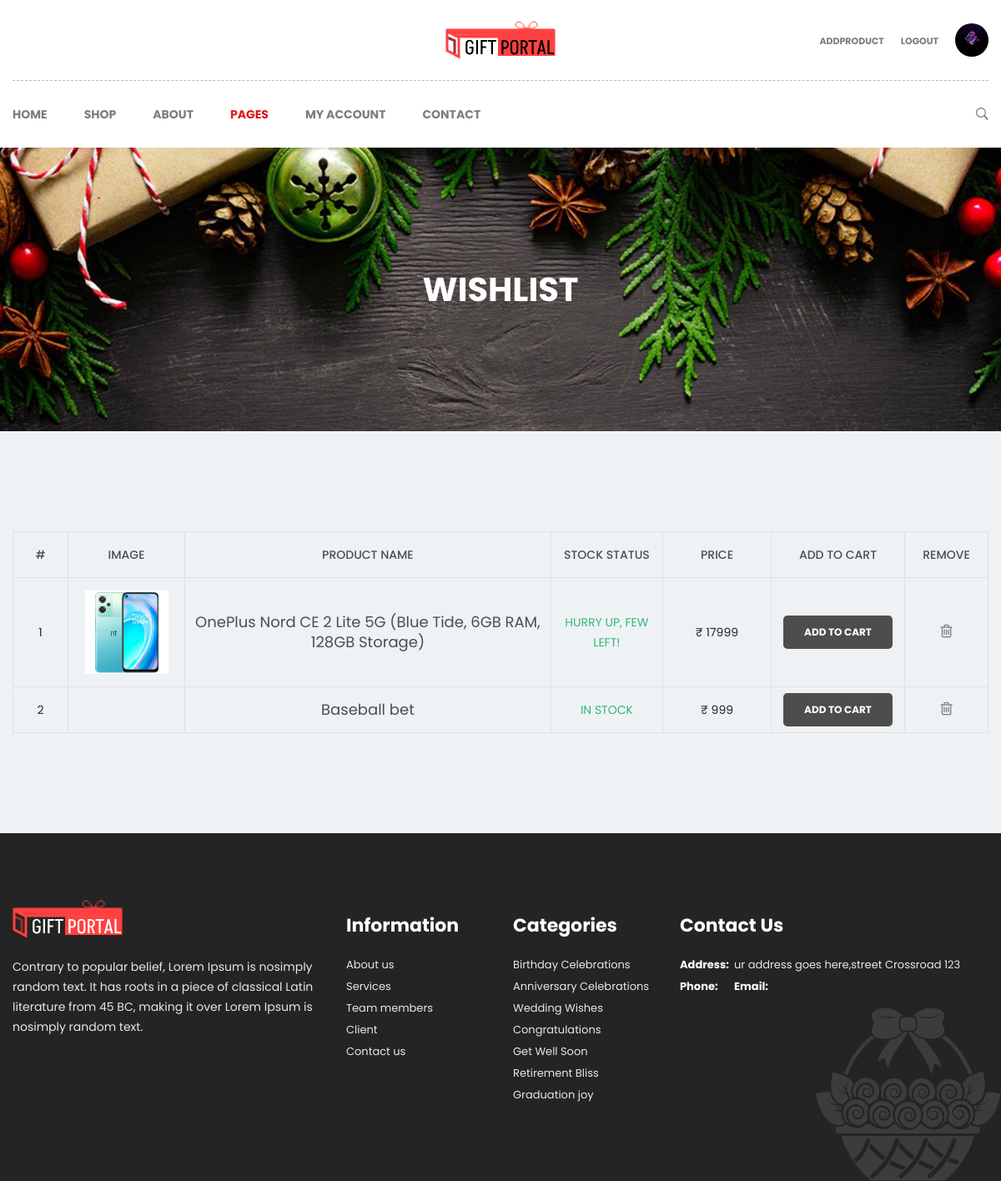
The page /wishlist (signed in) on the database its author committed.
### giftapp/models.py (models this page shows, shortened)
class usertable(models.Model):
    u_name=models.CharField(max_length=20)
    u_email=models.CharField(max_length=20)
    u_password=models.CharField(max_length=25)
    u_phone=models.BigIntegerField()
    u_status=models.IntegerField(choices=U_STATUS, default=0)
    u_image=models.ImageField()
    u_type=models.CharField(max_length=10)
    dob=models.DateField()
    is_verified=models.BooleanField(default=False)
    comments=models.CharField(max_length=100, default="")
    u_address=models.TextField(default="")
    def user_photo(self):
       return mark_safe('<img src="{}" width="100"/>'.format(self.u_image.url))
    user_photo.allow_tags = True

class wishlist(models.Model):
    u_id = models.ForeignKey(usertable, on_delete=models.CASCADE)
    p_id = models.ForeignKey(producttable, on_delete=models.CASCADE)
    created_at = models.DateTimeField(auto_now_add=True)

class producttable(models.Model):
    catid = models.ForeignKey(categorytable, on_delete=models.CASCADE)
    stockist_id = models.ForeignKey(usertable, on_delete=models.CASCADE)
    p_name=models.CharField(max_length=15)
    p_description=models.CharField(max_length=25)
    p_image=models.ImageField()
    p_quantity=models.IntegerField()
    p_price=models.BigIntegerField()
    p_status=models.IntegerField(choices=PRODUCT_STATUS, default=0)

### giftapp/views.py (the view)
# urls.py: path("wishlist", views.wishList, name="wishlist"),
def wishList(request):
    dataOfWish = wishlist.objects.filter(u_id=request.session.get('u_id'))
    return render(request, "wishlist.html", {'data':dataOfWish})

### giftapp/context_processors.py (called while the page is built)
def user_data(request):
    user_id = request.session.get('u_id')
    seller=False
    user_data = None
    if user_id:
        try:
            user_data = usertable.objects.get(id=user_id)
            if user_data.u_type=="seller":
                seller=True
        except usertable.DoesNotExist:
            pass
    return {'user_data': user_data,
            'seller':seller}

### giftapp/templates/wishlist.html (shortened to what this page needs)
<!doctype html>
{% load static %}
<html class="no-js" lang="en">
    <head>
        <link rel="stylesheet" href="{% static 'css/bootstrap.min.css' %}" />
        <link rel="stylesheet" href="{% static 'css/font-awesome.min.css' %}" />
        <link rel="stylesheet" href="{% static 'css/ionicons.min.css' %}" />
        <link rel="stylesheet" href="{% static 'css/plugins.css' %}" />
        <link rel="stylesheet" href="{% static "style.css" %}" />
    </head>
<body>
<div id="main-wrapper" class="section">
    {% include 'includes/header.html' %}
    <div class="page-banner-section section" style="background-image: url({% static "img/bg/page-banner.jpg" %})">
        <div class="container">
            <div class="row">
                <div class="page-title text-center col">
                    <h1>Wishlist</h1>
                </div>
            </div>
        </div>
    </div>
    <div class="wishlist-section section pt-120 pb-90">
        <div class="container">
            <div class="row">
                <div class="col-12">
                    <div class="table-responsive mb-30">
                        <table class="table cart-table text-center">
                            <thead>
                                <tr>
                                    <th class="number">#</th>
                                    <th class="image">image</th>
                                    <th class="name">product name</th>
                                    <th class="qty">stock status</th>
                                    <th class="price">price</th>
                                    <th class="total">add to cart</th>
                                    <th class="remove">remove</th>
                                </tr>
                            </thead>
                            <tbody>
                                {%if data%}
                                {% for wishData in data %}
                                    <tr>
                                    <td><span class="cart-number">{{forloop.counter}}</span></td>
                                    <td><a href="product-details/{{wishData.p_id.id}}" class="cart-pro-image"><img src="/media/{{wishData.p_id.p_image}}" alt="" /></a></td>
                                    <td><a href="product-details/{{wishData.p_id.id}}" class="cart-pro-title">{{wishData.p_id.p_name}}</a></td>
                                    <td><p class="stock in-stock">
                                        {% if wishData.p_id.p_quantity <= 0 %}
                                            not in stock
                                        {%elif wishData.p_id.p_quantity <= 15 %}
                                            hurry up, few left!
                                        {%else%}
                                            in stock
                                        {% endif %}
                                    </p></td>
                                    <td><p class="cart-pro-price">₹ {{wishData.p_id.p_price}}</p></td>
                                    <td><button class="wl-add-cart-btn">add to cart</button></td>
                                    <td>
                                        <a href="deletewishlistitem/{{wishData.id}}">
                                            <button class="cart-pro-remove"><i class="fa fa-trash-o"></i></button>
                                        </a>
                                    </td>
                                </tr>
                                {% endfor %}
                                {%else%}
                                <tr>
                                    <td colspan="7">No Wish Yet.</td>
                                </tr>
                                {%endif%}
                            </tbody>
                        </table>
                    </div>
                </div>
            </div>
        </div>
    </div>
    {% include 'includes/footer.html' %}
</div>
</body>
</html>

### giftapp/templates/includes/header.html (shortened to what this page needs)
<!DOCTYPE html>
{% load static %}
<html class="no-js" lang="en">
  <head>
    <link rel="stylesheet" href="{% static 'css/bootstrap.min.css' %}" />
    <link rel="stylesheet" href="{% static 'css/font-awesome.min.css' %}" />
    <link rel="stylesheet" href="{% static 'css/ionicons.min.css' %}" />
    <link rel="stylesheet" href="{% static 'css/plugins.css' %}" />
    <link rel="stylesheet" href="{% static "style.css" %}" />
  </head>
  <body>
    <div id="main-wrapper" class="section">
    <div class="header-section section">
        <div class="account-menu header-top">
          <div class="container">
            <div class="row">
              <div class="col">
                <div class="header-top-wrapper">
                  <div class="row">
                    <div class="header-social col-md-4 col-12">
                            </div>
                    <div class="header-logo col-md-4 col-12">
                      <a href="/" class="logo"
                        ><img src="{% static '/img/logo.svg' %}" alt="logo" /></a
                      >
                    </div>
                    <div class="account-menu user-menu col-md-4 col-12">
                      <ul>
                        {%if request.session.u_id is not None%}
                        {% if seller %}
                        <li><a href="/addproduct">addproduct</a></li>
                        {% else %}
                        <li><a href="/wishlist">Wishlist</a></li>
                        {% endif %}
                        <li><a href="/logout">Logout</a></li>
                        {%endif%}
                        {%if user_data is not None%}
                        <li>
                          <img src="/media/{{user_data.u_image}}" class="u_image" alt="" srcset="">
                         </li>
                         {%endif%}
                      </ul>
                    </div>
                  </div>
                </div>
              </div>
            </div>
          </div>
        </div>
        <div class="header-bottom section">
          <div class="container">
            <div class="row">
              <div class="header-bottom-wrapper text-center col">
                <nav id="main-menu" class="main-menu">
                  <ul>
                    {% if request.path == "/" %}
                    <li class='active'><a  href="/">Home</a></li>
                    {% else %}
                    <li ><a  href="/">Home</a></li>
                    {% endif %}
                    {% if request.path == "/shop" %}
                    <li class="active">
                      <a href="shop" class="active">shop</a>
                    </li>
                    {%else%}
                    <li>
                      <a href="shop">shop</a>
                    </li>
                    {%endif%}
                    {% if request.path == "/about" %}
                    <li class='active'><a  href="/about">about</a></li>
                    {% else %}
                    <li ><a  href="/about">about</a></li>
                    {% endif %}
                    {%if request.path == "/cart" or request.path == "/checkout" or request.path == "/wishlist" or request.path == "under-construction"%}
                    <li class='active'>
                      <a href="#">pages</a>
                    </li>
                    {%endif%}
                    {%if request.path == "/signup" or request.path == "/login"%}
                    <li class='active'>
                      <a href="">My account</a>
                      <ul class="sub-menu">
                        {%if request.path == "/signup"%}
                        <li class='active'><a href="/signup">Sign Up</a></li>
                        {%else%}
                        <li><a href="/signup">Sign Up</a></li>
                        {%endif%}
                        {%if request.path == "/login"%}
                        <li class='active'><a href="/login">Log In</a></li>
                        {%else%}
                        <li><a href="/login">Log In</a></li>
                        {%endif%}
                      </ul>
                    </li>
                    {%else%}
                    <li >
                      <a href>My account</a>
                    </li>
                    {%endif%}
                    {% if request.path == "/contact" %}
                    <li class='active'><a  href="/contact">Contact</a></li>
                    {% else %}
                    <li ><a  href="/contact">Contact</a></li>
                    {% endif %}
                  </ul>
                </nav>
                <div class="header-search">
                  <button class="search-toggle">
                    <i class="ion-ios-search-strong"></i>
                  </button>
                </div>
              </div>
            </div>
          </div>
        </div>
      </div>
    </div>
  </body>
</html>

### giftapp/templates/includes/header.html (style rules this page uses)
.user-menu { display: flex; align-items: center; }
.user-menu ul { display: flex; align-items: center; list-style-type: none; margin: 0; padding: 0; }
.user-menu ul li { margin-left: 10px; }
.u_image { width: 40px; height: 40px; border-radius: 50%; object-fit: cover; }

### rows shown on the page
usertable: u_image (picture)
wishlist: p_id.p_image (picture), p_id.p_name "OnePlus Nord CE 2 Lite 5G (Blue Tide, 6GB RAM, 128GB Storage)", shows "HURRY UP, FEW LEFT!", p_id.p_price "17999"
wishlist: p_id.p_name "Baseball bet", shows "IN STOCK", p_id.p_price "999"
